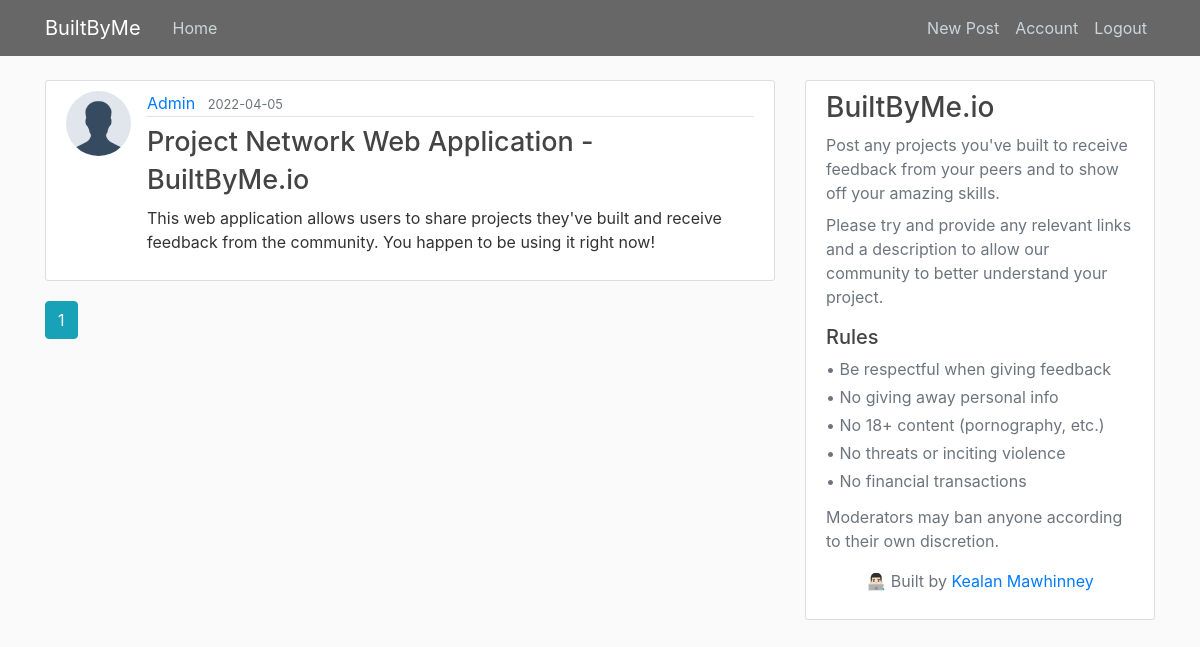
Screenshot of /home (signed in) with the database file from the repository.
### app/models.py (models this page shows, shortened)
class Post(db.Model):
    id = db.Column(db.Integer, primary_key=True)
    title = db.Column(db.String(100), nullable=False)
    date_posted = db.Column(db.DateTime, nullable=False, default=datetime.utcnow)
    content = db.Column(db.Text, nullable=False)
    user_id = db.Column(db.Integer, db.ForeignKey('user.id'), nullable=False)
    comments = db.relationship('Comment', backref='post', lazy=True)

class User(db.Model, UserMixin):
    id = db.Column(db.Integer, primary_key=True)
    username = db.Column(db.String(20), unique=True, nullable=False)
    email = db.Column(db.String(120), unique=True, nullable=False)
    image_file = db.Column(db.String(20), nullable=False, default='default.png')
    password = db.Column(db.String(60), nullable=False)
    posts = db.relationship('Post', backref='author', lazy=True)
    comments = db.relationship('Comment', backref='author', lazy=True)

### app/main/routes.py (the view)
@main.route("/")
@main.route("/home")
def home():
    page = request.args.get('page', 1, type=int)
    posts = Post.query.order_by(Post.date_posted.desc()).paginate(page=page, per_page=5)
    return render_template('home.html', posts=posts)

### app/models.py (called while the page is built)
@login_manager.user_loader
def load_user(user_id):
    return User.query.get(int(user_id))

### app/templates/home.html
{% extends "layout.html" %}
{% block content %}
    {% for post in posts.items %}
        <article class="media content-section">
          <img class="rounded-circle article-img" src="{{ url_for('static', filename='profile_pics/' + post.author.image_file) }}">
          <div class="media-body">
            <div class="article-metadata">
              <a class="mr-2" href="{{ url_for('users.user_posts', username=post.author.username) }}">{{ post.author.username }}</a>
              <small class="text-muted">{{ post.date_posted.strftime('%Y-%m-%d') }}</small>
            </div>
            <h2><a class="article-title" href="{{ url_for('posts.post', post_id=post.id) }}">{{ post.title }}</a></h2>
            <p class="article-content">{{ post.content }}</p>
          </div>
        </article>
    {% endfor %}
    {% for page_num in posts.iter_pages(left_edge=1, right_edge=1, left_current=1, right_current=2) %}
      {% if page_num %}
        {% if posts.page == page_num %}
          <a class="btn btn-info mb-4" href="{{ url_for('main.home', page=page_num) }}">{{ page_num }}</a>
        {% else %}
          <a class="btn btn-outline-info mb-4" href="{{ url_for('main.home', page=page_num) }}">{{ page_num }}</a>
        {% endif %}
      {% else %}
        ...
      {% endif %}
    {% endfor %}
{% endblock content %}

### app/static/main.css (style rules this page uses)
body { background: #fafafa; color: #333333; margin-top: 5rem; }
h1, h2, h3, h4, h5, h6 { color: #444444; }
.content-section { background: #ffffff; padding: 10px 20px; border: 1px solid #dddddd; border-radius: 3px; margin-bottom: 20px; }
.article-title { color: #444444; font-size: 27px; }
.article-content { white-space: pre-line; }
.article-img { height: 65px; width: 65px; margin-right: 16px; }
.article-metadata { padding-bottom: 1px; margin-bottom: 4px; border-bottom: 1px solid #e3e3e3 }

### rows the page displays
Post: image_file (placeholder picture), author.username "Admin", date_posted "2022-04-05", title "Project Network Web Application - BuiltByMe.io", content "This web application allows users to share projects they've built and receive feedback from the community. You happen to be using it right now!"

### other values shown
{{ page_num }} "1"
